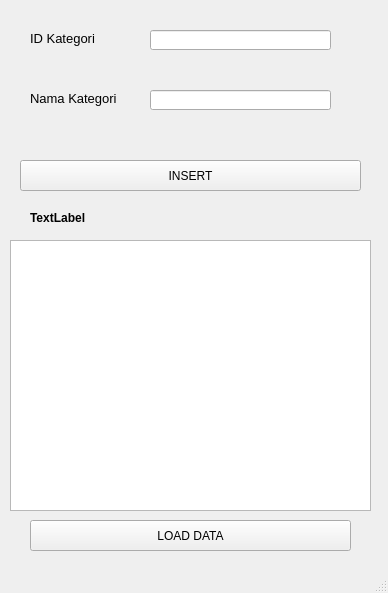
<?xml version="1.0" encoding="UTF-8"?>
<ui version="4.0">
 <class>KategoriView</class>
 <widget class="QMainWindow" name="KategoriView">
  <property name="geometry">
   <rect>
    <x>0</x>
    <y>0</y>
    <width>388</width>
    <height>593</height>
   </rect>
  </property>
  <property name="windowTitle">
   <string>Kategori View</string>
  </property>
  <widget class="QWidget" name="centralwidget">
   <widget class="QLineEdit" name="lineEditNmKat">
    <property name="geometry">
     <rect>
      <x>150</x>
      <y>90</y>
      <width>181</width>
      <height>20</height>
     </rect>
    </property>
   </widget>
   <widget class="QPushButton" name="pushButtonInsert">
    <property name="geometry">
     <rect>
      <x>20</x>
      <y>160</y>
      <width>341</width>
      <height>31</height>
     </rect>
    </property>
    <property name="text">
     <string>INSERT</string>
    </property>
   </widget>
   <widget class="QLabel" name="labelResult">
    <property name="geometry">
     <rect>
      <x>30</x>
      <y>210</y>
      <width>311</width>
      <height>16</height>
     </rect>
    </property>
    <property name="font">
     <font>
      <pointsize>9</pointsize>
      <weight>75</weight>
      <bold>true</bold>
     </font>
    </property>
    <property name="text">
     <string>TextLabel</string>
    </property>
   </widget>
   <widget class="QLabel" name="label">
    <property name="geometry">
     <rect>
      <x>30</x>
      <y>30</y>
      <width>81</width>
      <height>16</height>
     </rect>
    </property>
    <property name="font">
     <font>
      <pointsize>10</pointsize>
     </font>
    </property>
    <property name="text">
     <string>ID Kategori</string>
    </property>
   </widget>
   <widget class="QLineEdit" name="lineEditID">
    <property name="geometry">
     <rect>
      <x>150</x>
      <y>30</y>
      <width>181</width>
      <height>20</height>
     </rect>
    </property>
   </widget>
   <widget class="QLabel" name="label_2">
    <property name="geometry">
     <rect>
      <x>30</x>
      <y>90</y>
      <width>91</width>
      <height>16</height>
     </rect>
    </property>
    <property name="font">
     <font>
      <pointsize>10</pointsize>
     </font>
    </property>
    <property name="text">
     <string>Nama Kategori</string>
    </property>
   </widget>
   <widget class="QTableWidget" name="tableWidget">
    <property name="geometry">
     <rect>
      <x>10</x>
      <y>240</y>
      <width>361</width>
      <height>271</height>
     </rect>
    </property>
   </widget>
   <widget class="QPushButton" name="pushButtonLoad">
    <property name="geometry">
     <rect>
      <x>30</x>
      <y>520</y>
      <width>321</width>
      <height>31</height>
     </rect>
    </property>
    <property name="text">
     <string>LOAD DATA</string>
    </property>
   </widget>
  </widget>
  <widget class="QMenuBar" name="menubar">
   <property name="geometry">
    <rect>
     <x>0</x>
     <y>0</y>
     <width>388</width>
     <height>21</height>
    </rect>
   </property>
  </widget>
  <widget class="QStatusBar" name="statusbar"/>
 </widget>
 <resources/>
 <connections/>
</ui>
